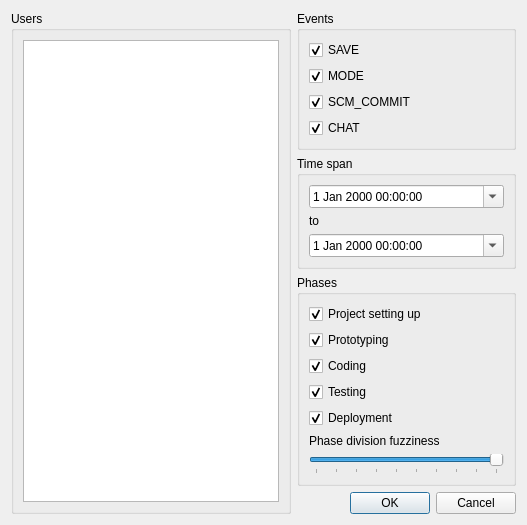
<?xml version="1.0" encoding="UTF-8"?>
<ui version="4.0">
 <class>RequestEventsDlgClass</class>
 <widget class="QDialog" name="RequestEventsDlgClass">
  <property name="geometry">
   <rect>
    <x>0</x>
    <y>0</y>
    <width>527</width>
    <height>498</height>
   </rect>
  </property>
  <property name="windowTitle">
   <string>Download Events</string>
  </property>
  <layout class="QGridLayout" name="gridLayout">
   <item row="0" column="0" rowspan="5">
    <widget class="QGroupBox" name="groupBox">
     <property name="title">
      <string>Users</string>
     </property>
     <layout class="QHBoxLayout" name="horizontalLayout">
      <item>
       <widget class="QTableView" name="tvUsers">
        <property name="editTriggers">
         <set>QAbstractItemView::NoEditTriggers</set>
        </property>
        <property name="selectionMode">
         <enum>QAbstractItemView::NoSelection</enum>
        </property>
       </widget>
      </item>
     </layout>
    </widget>
   </item>
   <item row="0" column="1">
    <widget class="QGroupBox" name="groupBox_2">
     <property name="title">
      <string>Events</string>
     </property>
     <layout class="QVBoxLayout" name="verticalLayout_2">
      <item>
       <widget class="QCheckBox" name="checkSave">
        <property name="text">
         <string>SAVE</string>
        </property>
        <property name="checked">
         <bool>true</bool>
        </property>
       </widget>
      </item>
      <item>
       <widget class="QCheckBox" name="checkMode">
        <property name="text">
         <string>MODE</string>
        </property>
        <property name="checked">
         <bool>true</bool>
        </property>
       </widget>
      </item>
      <item>
       <widget class="QCheckBox" name="checkSCM">
        <property name="text">
         <string>SCM_COMMIT</string>
        </property>
        <property name="checked">
         <bool>true</bool>
        </property>
       </widget>
      </item>
      <item>
       <widget class="QCheckBox" name="checkChat">
        <property name="text">
         <string>CHAT</string>
        </property>
        <property name="checked">
         <bool>true</bool>
        </property>
       </widget>
      </item>
     </layout>
    </widget>
   </item>
   <item row="1" column="1">
    <widget class="QGroupBox" name="groupBox_4">
     <property name="title">
      <string>Time span</string>
     </property>
     <layout class="QVBoxLayout" name="verticalLayout_6">
      <item>
       <widget class="QDateTimeEdit" name="dtStart">
        <property name="sizePolicy">
         <sizepolicy hsizetype="Expanding" vsizetype="Fixed">
          <horstretch>0</horstretch>
          <verstretch>0</verstretch>
         </sizepolicy>
        </property>
        <property name="accelerated">
         <bool>true</bool>
        </property>
        <property name="calendarPopup">
         <bool>true</bool>
        </property>
       </widget>
      </item>
      <item>
       <widget class="QLabel" name="label_4">
        <property name="text">
         <string>to</string>
        </property>
       </widget>
      </item>
      <item>
       <widget class="QDateTimeEdit" name="dtEnd">
        <property name="sizePolicy">
         <sizepolicy hsizetype="MinimumExpanding" vsizetype="Fixed">
          <horstretch>0</horstretch>
          <verstretch>0</verstretch>
         </sizepolicy>
        </property>
        <property name="accelerated">
         <bool>true</bool>
        </property>
        <property name="calendarPopup">
         <bool>true</bool>
        </property>
       </widget>
      </item>
     </layout>
    </widget>
   </item>
   <item row="2" column="1">
    <widget class="QGroupBox" name="groupBox_3">
     <property name="title">
      <string>Phases</string>
     </property>
     <layout class="QVBoxLayout" name="verticalLayout">
      <item>
       <widget class="QCheckBox" name="checkProject">
        <property name="text">
         <string>Project setting up</string>
        </property>
        <property name="checked">
         <bool>true</bool>
        </property>
       </widget>
      </item>
      <item>
       <widget class="QCheckBox" name="checkPrototyping">
        <property name="text">
         <string>Prototyping</string>
        </property>
        <property name="checked">
         <bool>true</bool>
        </property>
       </widget>
      </item>
      <item>
       <widget class="QCheckBox" name="checkCoding">
        <property name="text">
         <string>Coding</string>
        </property>
        <property name="checked">
         <bool>true</bool>
        </property>
       </widget>
      </item>
      <item>
       <widget class="QCheckBox" name="checkTesting">
        <property name="text">
         <string>Testing</string>
        </property>
        <property name="checked">
         <bool>true</bool>
        </property>
       </widget>
      </item>
      <item>
       <widget class="QCheckBox" name="checkDeployment">
        <property name="text">
         <string>Deployment</string>
        </property>
        <property name="checked">
         <bool>true</bool>
        </property>
       </widget>
      </item>
      <item>
       <widget class="QLabel" name="labelFuzziness">
        <property name="text">
         <string>Phase division fuzziness</string>
        </property>
       </widget>
      </item>
      <item>
       <widget class="QSlider" name="sliderFuzziness">
        <property name="minimum">
         <number>1</number>
        </property>
        <property name="maximum">
         <number>10</number>
        </property>
        <property name="value">
         <number>10</number>
        </property>
        <property name="orientation">
         <enum>Qt::Horizontal</enum>
        </property>
        <property name="tickPosition">
         <enum>QSlider::TicksBelow</enum>
        </property>
        <property name="tickInterval">
         <number>1</number>
        </property>
       </widget>
      </item>
     </layout>
    </widget>
   </item>
   <item row="3" column="1">
    <spacer name="verticalSpacer">
     <property name="orientation">
      <enum>Qt::Vertical</enum>
     </property>
     <property name="sizeHint" stdset="0">
      <size>
       <width>20</width>
       <height>40</height>
      </size>
     </property>
    </spacer>
   </item>
   <item row="4" column="1">
    <widget class="QDialogButtonBox" name="buttonBox">
     <property name="standardButtons">
      <set>QDialogButtonBox::Cancel|QDialogButtonBox::Ok</set>
     </property>
    </widget>
   </item>
  </layout>
 </widget>
 <resources/>
 <connections>
  <connection>
   <sender>buttonBox</sender>
   <signal>accepted()</signal>
   <receiver>RequestEventsDlgClass</receiver>
   <slot>accept()</slot>
   <hints>
    <hint type="sourcelabel">
     <x>276</x>
     <y>268</y>
    </hint>
    <hint type="destinationlabel">
     <x>127</x>
     <y>-24</y>
    </hint>
   </hints>
  </connection>
  <connection>
   <sender>buttonBox</sender>
   <signal>rejected()</signal>
   <receiver>RequestEventsDlgClass</receiver>
   <slot>reject()</slot>
   <hints>
    <hint type="sourcelabel">
     <x>324</x>
     <y>269</y>
    </hint>
    <hint type="destinationlabel">
     <x>280</x>
     <y>-20</y>
    </hint>
   </hints>
  </connection>
 </connections>
</ui>
